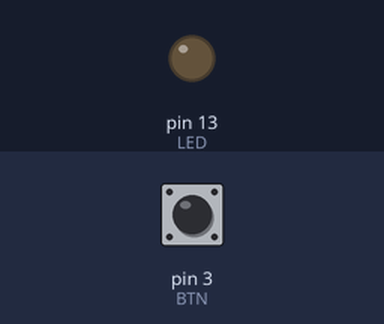
The sketch below on a simulated Arduino Uno, built with avr-gcc and run on an emulated ATmega328P. Parts: output pins drawn as LEDs (lit = HIGH). The test bench sets the inputs (shaded band); at power-on: pin 3 (BTN) LOW. What the sketch prints to the serial monitor is not drawn.

Above: at 1.2 s.
1.3 s: pin 3 (BTN) pulled HIGH for 0.15 s
At 2.1 s:
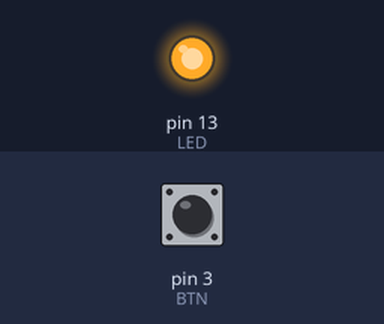
2.9 s: pin 3 (BTN) pulled HIGH for 1 s
At 4.5 s:
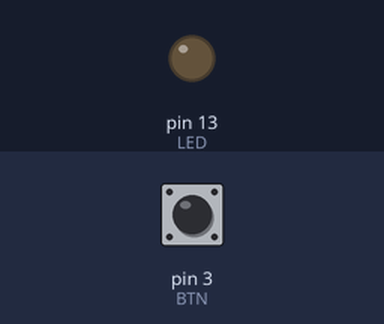
5.4 s: pin 3 (BTN) pulled HIGH for 3.2 s
At 9.3 s:
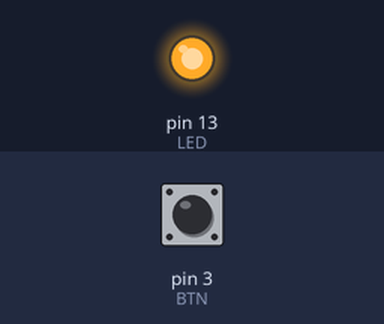
Timing chart, 0 to 10.8 s (numbered marks = the images above; inputs shaded):
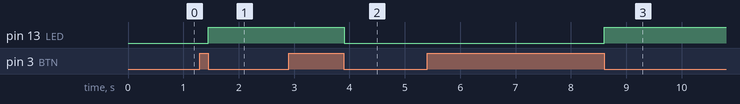

The sketch:

2.ino
```cpp
const int BTN = 3;     // номер вывода с кнопкой
const int LED =  13;      // номер вывода со светодиодом

volatile int buttonState = 1;
bool LEDstate = false;
int prevButState = 1;
int prevTime = 0;

void setup()
{
  pinMode(LED, OUTPUT);
  pinMode(BTN, INPUT);
  digitalWrite(LED, LOW);


  // прикрепить прерывание к вектору ISR
  attachInterrupt(1, pin_LRS, FALLING);

  Serial.begin(9600);
}

void loop()
{
  if (buttonState != prevButState) {
    prevTime = millis();
    prevButState = buttonState;
    LEDstate =! LEDstate;
  }

  if (millis()-prevTime > 150 && digitalRead(BTN) == 1) {
    prevButState = 1;
    buttonState = 1;
  }
  if (LEDstate) {
    digitalWrite(LED, HIGH);
  } else {

    digitalWrite(LED, LOW);
  }
  Serial.println(digitalRead(LED), DEC);
}

void pin_LRS()
{
  buttonState = 0;
}
```

Measured:
- after the input at 1.3 s, pin 13 (LED): LOW → HIGH after 0.15 s
- after the input at 2.9 s, pin 13 (LED): HIGH → LOW after 1.0 s
- after the input at 5.4 s, pin 13 (LED): LOW → HIGH after 3.2 s
